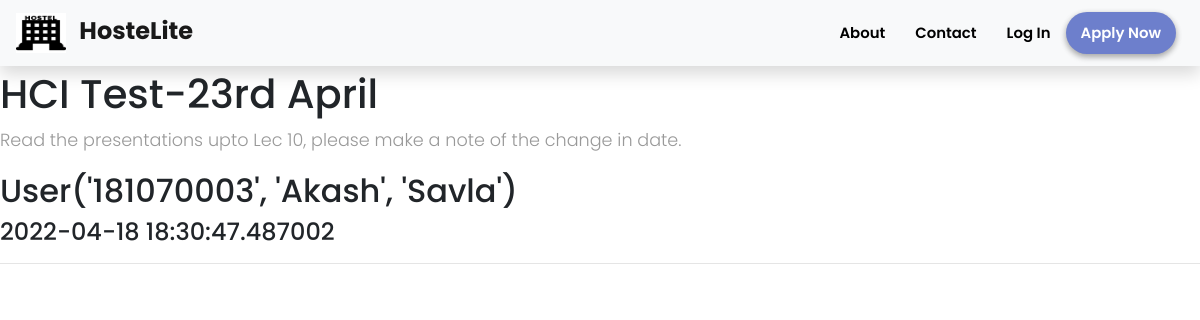
The page /home on the database its author committed.
### hostelmanagement/models.py (models this page shows, shortened)
class Announcement(db.Model):
    id = db.Column(db.Integer, primary_key=True)
    title = db.Column(db.String(100), nullable=False)
    date_posted = db.Column(db.DateTime, nullable=False, default=datetime.utcnow)
    content = db.Column(db.Text, nullable=False)
    user_id = db.Column(db.Integer, db.ForeignKey('user.id'), nullable=False)

class User(db.Model, UserMixin):
    id = db.Column(db.Integer, primary_key=True)
    college_id = db.Column(db.String(9), unique=True, nullable=False)
    firstname = db.Column(db.String(20), nullable=False)
    lastname = db.Column(db.String(20), nullable=False)
    email = db.Column(db.String(120), unique=True, nullable=False)
    password = db.Column(db.String(60), nullable=False)
    phone = db.Column(db.String(10), unique=True, nullable=False)
    address = db.Column(db.Text, nullable=False)
    course = db.Column(db.String(20),nullable=True)
    department = db.Column(db.String(20), nullable=True)
    user_type = db.Column(db.Integer, nullable = False, default=1)
    room_no = db.Column(db.Integer, nullable = True)
    announcements = db.relationship('Announcement', backref='author', lazy=True)
    complaints = db.relationship('Complaint', backref='author', lazy=True)
    mess_menu = db.relationship('MessMenu', backref='author', lazy=True)
    courier = db.relationship('Courier', backref='user', lazy=True)
    exitentry = db.relationship('ExitEntry', backref='user', lazy=True)
    visitor = db.relationship('Visitor', backref='user', lazy=True)
    def __repr__(self):
        return f"User('{self.college_id}', '{self.firstname}', '{self.lastname}')"

### hostelmanagement/routes.py (the view)
@app.route("/home")
def home():
    announcements = Announcement.query.all()
    return render_template('home.html', announcements = announcements)

### hostelmanagement/templates/home.html
{% extends 'layout.html' %}
{% block content %}
    {% if announcements %}
        {% for announcement in announcements %}
            <h1>{{announcement.title}}</h1>
            <p>{{announcement.content}}</p>
            <h2>{{announcement.author}}</h2>
            <h4>{{announcement.date_posted}}</h4>
            <hr>
        {% endfor %}
    {% else %}
        <h3>No Announcements Yet!</h3>
    {% endif %}
{% endblock content %}

### hostelmanagement/static/style.css (style rules this page uses)
* { margin: 0; padding: 0; font-family: "Poppins", sans-serif; font-size: 16px; box-sizing: border-box; }
body { padding-top: 70px; overflow-x:hidden; scroll-behavior: smooth; }
p { font-family: 'Poppins', sans-serif; font-size: 1.1em; font-weight: 300; line-height: 1.7em; color: #999; }

### rows shown on the page
Announcement: title "HCI Test-23rd April", content "Read the presentations upto Lec 10, please make a note of the change in date.", author "User('181070003', 'Akash', 'Savla')", date_posted "2022-04-18 18:30:47.487002"
